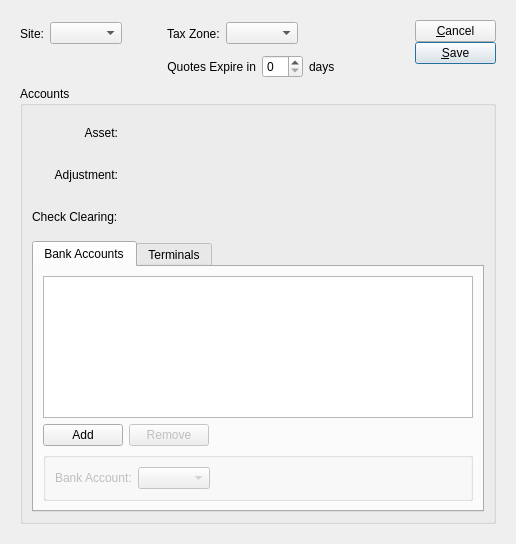
<?xml version="1.0" encoding="UTF-8"?>
<ui version="4.0">
 <class>retailSite</class>
 <widget class="QWidget" name="retailSite">
  <property name="geometry">
   <rect>
    <x>0</x>
    <y>0</y>
    <width>516</width>
    <height>544</height>
   </rect>
  </property>
  <property name="windowTitle">
   <string>Retail Site</string>
  </property>
  <layout class="QGridLayout" name="gridLayout_4">
   <item row="0" column="0">
    <widget class="Screen" name="_retailSite">
     <property name="schemaName">
      <string>xtpos</string>
     </property>
     <property name="tableName">
      <string>api_retailsite</string>
     </property>
     <layout class="QGridLayout" name="gridLayout_6">
      <item row="0" column="0">
       <layout class="QHBoxLayout" name="horizontalLayout_5">
        <item>
         <layout class="QGridLayout" name="gridLayout">
          <item row="0" column="0">
           <widget class="QLabel" name="_siteLit">
            <property name="text">
             <string>Site:</string>
            </property>
            <property name="alignment">
             <set>Qt::AlignRight|Qt::AlignTrailing|Qt::AlignVCenter</set>
            </property>
           </widget>
          </item>
          <item row="0" column="1">
           <layout class="QHBoxLayout" name="horizontalLayout">
            <item>
             <widget class="WComboBox" name="_site">
              <property name="allowNull">
               <bool>true</bool>
              </property>
              <property name="fieldName">
               <string>site</string>
              </property>
              <property name="type">
               <enum>WComboBox::Sold</enum>
              </property>
             </widget>
            </item>
            <item>
             <spacer>
              <property name="orientation">
               <enum>Qt::Horizontal</enum>
              </property>
              <property name="sizeHint" stdset="0">
               <size>
                <width>39</width>
                <height>27</height>
               </size>
              </property>
             </spacer>
            </item>
           </layout>
          </item>
          <item row="0" column="2">
           <layout class="QHBoxLayout" name="horizontalLayout_4">
            <item>
             <widget class="XLabel" name="xlabel">
              <property name="text">
               <string>Tax Zone:</string>
              </property>
             </widget>
            </item>
            <item>
             <layout class="QHBoxLayout" name="horizontalLayout_3">
              <item>
               <widget class="XComboBox" name="_taxzone">
                <property name="allowNull">
                 <bool>true</bool>
                </property>
                <property name="type">
                 <enum>XComboBox::TaxZones</enum>
                </property>
                <property name="fieldName">
                 <string>tax_zone</string>
                </property>
               </widget>
              </item>
              <item>
               <spacer>
                <property name="orientation">
                 <enum>Qt::Horizontal</enum>
                </property>
                <property name="sizeHint" stdset="0">
                 <size>
                  <width>26</width>
                  <height>18</height>
                 </size>
                </property>
               </spacer>
              </item>
             </layout>
            </item>
           </layout>
          </item>
          <item row="1" column="2">
           <layout class="QHBoxLayout" name="horizontalLayout_2">
            <item>
             <widget class="QLabel" name="_expireLit">
              <property name="text">
               <string>Quotes Expire in</string>
              </property>
              <property name="alignment">
               <set>Qt::AlignRight|Qt::AlignTrailing|Qt::AlignVCenter</set>
              </property>
             </widget>
            </item>
            <item>
             <widget class="XSpinBox" name="_expire">
              <property name="fieldName">
               <string>quote_days</string>
              </property>
              <property name="defaultValue">
               <string>30</string>
              </property>
             </widget>
            </item>
            <item>
             <widget class="QLabel" name="_daysLit">
              <property name="text">
               <string>days</string>
              </property>
             </widget>
            </item>
           </layout>
          </item>
         </layout>
        </item>
        <item>
         <spacer name="horizontalSpacer_2">
          <property name="orientation">
           <enum>Qt::Horizontal</enum>
          </property>
          <property name="sizeHint" stdset="0">
           <size>
            <width>18</width>
            <height>20</height>
           </size>
          </property>
         </spacer>
        </item>
        <item>
         <layout class="QVBoxLayout" name="_2">
          <property name="spacing">
           <number>0</number>
          </property>
          <item>
           <widget class="QPushButton" name="_cancel">
            <property name="text">
             <string>&amp;Cancel</string>
            </property>
           </widget>
          </item>
          <item>
           <widget class="QPushButton" name="_save">
            <property name="text">
             <string>&amp;Save</string>
            </property>
            <property name="autoDefault">
             <bool>true</bool>
            </property>
            <property name="default">
             <bool>true</bool>
            </property>
           </widget>
          </item>
          <item>
           <spacer>
            <property name="orientation">
             <enum>Qt::Vertical</enum>
            </property>
            <property name="sizeType">
             <enum>QSizePolicy::Expanding</enum>
            </property>
            <property name="sizeHint" stdset="0">
             <size>
              <width>81</width>
              <height>16</height>
             </size>
            </property>
           </spacer>
          </item>
         </layout>
        </item>
       </layout>
      </item>
      <item row="1" column="0">
       <widget class="QGroupBox" name="_accountGroup">
        <property name="sizePolicy">
         <sizepolicy hsizetype="Preferred" vsizetype="Preferred">
          <horstretch>0</horstretch>
          <verstretch>1</verstretch>
         </sizepolicy>
        </property>
        <property name="title">
         <string>Accounts</string>
        </property>
        <layout class="QGridLayout" name="_3">
         <item row="0" column="0">
          <widget class="QLabel" name="_assetLit">
           <property name="text">
            <string>Asset:</string>
           </property>
           <property name="alignment">
            <set>Qt::AlignRight|Qt::AlignTrailing|Qt::AlignVCenter</set>
           </property>
          </widget>
         </item>
         <item row="0" column="1">
          <widget class="GLCluster" name="_asset">
           <property name="fieldName">
            <string>asset</string>
           </property>
          </widget>
         </item>
         <item row="0" column="2">
          <spacer>
           <property name="orientation">
            <enum>Qt::Horizontal</enum>
           </property>
           <property name="sizeHint" stdset="0">
            <size>
             <width>40</width>
             <height>36</height>
            </size>
           </property>
          </spacer>
         </item>
         <item row="1" column="0">
          <widget class="QLabel" name="_adjustLit">
           <property name="text">
            <string>Adjustment:</string>
           </property>
           <property name="alignment">
            <set>Qt::AlignRight|Qt::AlignTrailing|Qt::AlignVCenter</set>
           </property>
          </widget>
         </item>
         <item row="1" column="1">
          <widget class="GLCluster" name="_adjust">
           <property name="fieldName">
            <string>adjustment</string>
           </property>
          </widget>
         </item>
         <item row="1" column="2">
          <spacer>
           <property name="orientation">
            <enum>Qt::Horizontal</enum>
           </property>
           <property name="sizeHint" stdset="0">
            <size>
             <width>40</width>
             <height>36</height>
            </size>
           </property>
          </spacer>
         </item>
         <item row="2" column="0">
          <widget class="QLabel" name="_checkClearingLit">
           <property name="text">
            <string>Check Clearing:</string>
           </property>
          </widget>
         </item>
         <item row="2" column="1">
          <widget class="GLCluster" name="_checkClearing">
           <property name="fieldName">
            <string>check_clearing</string>
           </property>
          </widget>
         </item>
         <item row="2" column="2">
          <spacer>
           <property name="orientation">
            <enum>Qt::Horizontal</enum>
           </property>
           <property name="sizeHint" stdset="0">
            <size>
             <width>40</width>
             <height>36</height>
            </size>
           </property>
          </spacer>
         </item>
         <item row="3" column="0" colspan="3">
          <widget class="QTabWidget" name="_tab">
           <property name="currentIndex">
            <number>0</number>
           </property>
           <widget class="QWidget" name="_bnkacctTab">
            <attribute name="title">
             <string>Bank Accounts</string>
            </attribute>
            <layout class="QGridLayout" name="gridLayout_5">
             <item row="0" column="0">
              <widget class="XTreeView" name="_bnkaccts">
               <property name="sizePolicy">
                <sizepolicy hsizetype="Expanding" vsizetype="Expanding">
                 <horstretch>0</horstretch>
                 <verstretch>0</verstretch>
                </sizepolicy>
               </property>
               <property name="editTriggers">
                <set>QAbstractItemView::NoEditTriggers</set>
               </property>
               <property name="alternatingRowColors">
                <bool>false</bool>
               </property>
               <property name="schemaName">
                <string>xtpos</string>
               </property>
               <property name="tableName">
                <string>api_retailsitebankaccnt</string>
               </property>
               <property name="primaryKeyCoulmns" stdset="0">
                <number>2</number>
               </property>
              </widget>
             </item>
             <item row="1" column="0">
              <layout class="QHBoxLayout" name="_4">
               <item>
                <widget class="QPushButton" name="_insertBankAcct">
                 <property name="text">
                  <string>Add</string>
                 </property>
                </widget>
               </item>
               <item>
                <widget class="QPushButton" name="_removeBankAcct">
                 <property name="enabled">
                  <bool>false</bool>
                 </property>
                 <property name="text">
                  <string>Remove</string>
                 </property>
                </widget>
               </item>
               <item>
                <spacer>
                 <property name="orientation">
                  <enum>Qt::Horizontal</enum>
                 </property>
                 <property name="sizeHint" stdset="0">
                  <size>
                   <width>40</width>
                   <height>20</height>
                  </size>
                 </property>
                </spacer>
               </item>
              </layout>
             </item>
             <item row="2" column="0">
              <widget class="Screen" name="_bnkacct">
               <property name="primaryKeyColumns">
                <number>2</number>
               </property>
               <layout class="QGridLayout" name="gridLayout_3">
                <property name="margin">
                 <number>0</number>
                </property>
                <item row="0" column="0">
                 <widget class="QGroupBox" name="_bnkacctGroup">
                  <property name="enabled">
                   <bool>false</bool>
                  </property>
                  <property name="title">
                   <string/>
                  </property>
                  <layout class="QGridLayout" name="gridLayout_2">
                   <item row="0" column="0">
                    <widget class="QLabel" name="_bnkacctNameLit">
                     <property name="text">
                      <string>Bank Account:</string>
                     </property>
                    </widget>
                   </item>
                   <item row="0" column="1">
                    <widget class="XComboBox" name="_bnkacctName">
                     <property name="allowNull">
                      <bool>true</bool>
                     </property>
                     <property name="nullStr">
                      <string>[ select a bank account ]</string>
                     </property>
                     <property name="type">
                      <enum>XComboBox::ARBankAccounts</enum>
                     </property>
                     <property name="defaultCode">
                      <enum>XComboBox::First</enum>
                     </property>
                     <property name="fieldName">
                      <string>bank_account</string>
                     </property>
                    </widget>
                   </item>
                   <item row="0" column="2">
                    <spacer name="horizontalSpacer">
                     <property name="orientation">
                      <enum>Qt::Horizontal</enum>
                     </property>
                     <property name="sizeHint" stdset="0">
                      <size>
                       <width>40</width>
                       <height>20</height>
                      </size>
                     </property>
                    </spacer>
                   </item>
                  </layout>
                 </widget>
                </item>
               </layout>
              </widget>
             </item>
            </layout>
           </widget>
           <widget class="QWidget" name="_terminalTab">
            <attribute name="title">
             <string>Terminals</string>
            </attribute>
            <layout class="QGridLayout" name="_5">
             <item row="0" column="0">
              <widget class="XTreeView" name="_terminals">
               <property name="editTriggers">
                <set>QAbstractItemView::AllEditTriggers</set>
               </property>
               <property name="alternatingRowColors">
                <bool>false</bool>
               </property>
               <property name="selectionBehavior">
                <enum>QAbstractItemView::SelectRows</enum>
               </property>
               <property name="schemaName">
                <string>xtpos</string>
               </property>
               <property name="tableName">
                <string>api_retailsiteterminal</string>
               </property>
               <property name="primaryKeyCoulmns" stdset="0">
                <number>2</number>
               </property>
              </widget>
             </item>
             <item row="1" column="0">
              <layout class="QHBoxLayout" name="_6">
               <item>
                <widget class="QPushButton" name="_insertTerminal">
                 <property name="text">
                  <string>Add</string>
                 </property>
                </widget>
               </item>
               <item>
                <widget class="QPushButton" name="_removeTerminal">
                 <property name="enabled">
                  <bool>false</bool>
                 </property>
                 <property name="text">
                  <string>Remove</string>
                 </property>
                </widget>
               </item>
               <item>
                <spacer>
                 <property name="orientation">
                  <enum>Qt::Horizontal</enum>
                 </property>
                 <property name="sizeHint" stdset="0">
                  <size>
                   <width>421</width>
                   <height>20</height>
                  </size>
                 </property>
                </spacer>
               </item>
              </layout>
             </item>
            </layout>
           </widget>
          </widget>
         </item>
        </layout>
       </widget>
      </item>
     </layout>
    </widget>
   </item>
  </layout>
 </widget>
 <customwidgets>
  <customwidget>
   <class>GLCluster</class>
   <extends>QWidget</extends>
   <header>glcluster.h</header>
  </customwidget>
  <customwidget>
   <class>Screen</class>
   <extends>QWidget</extends>
   <header>screen.h</header>
   <container>1</container>
  </customwidget>
  <customwidget>
   <class>WComboBox</class>
   <extends>XComboBox</extends>
   <header>wcombobox.h</header>
  </customwidget>
  <customwidget>
   <class>XComboBox</class>
   <extends>QComboBox</extends>
   <header>xcombobox.h</header>
  </customwidget>
  <customwidget>
   <class>XLabel</class>
   <extends>QLabel</extends>
   <header>xlabel.h</header>
  </customwidget>
  <customwidget>
   <class>XSpinBox</class>
   <extends>QSpinBox</extends>
   <header>xspinbox.h</header>
  </customwidget>
  <customwidget>
   <class>XTreeView</class>
   <extends>QTreeView</extends>
   <header>xtreeview.h</header>
  </customwidget>
 </customwidgets>
 <resources/>
 <connections>
  <connection>
   <sender>_bnkaccts</sender>
   <signal>valid(bool)</signal>
   <receiver>_removeBankAcct</receiver>
   <slot>setEnabled(bool)</slot>
   <hints>
    <hint type="sourcelabel">
     <x>257</x>
     <y>340</y>
    </hint>
    <hint type="destinationlabel">
     <x>176</x>
     <y>404</y>
    </hint>
   </hints>
  </connection>
  <connection>
   <sender>_bnkaccts</sender>
   <signal>valid(bool)</signal>
   <receiver>_bnkacctGroup</receiver>
   <slot>setEnabled(bool)</slot>
   <hints>
    <hint type="sourcelabel">
     <x>257</x>
     <y>340</y>
    </hint>
    <hint type="destinationlabel">
     <x>257</x>
     <y>456</y>
    </hint>
   </hints>
  </connection>
  <connection>
   <sender>_bnkaccts</sender>
   <signal>rowSelected(int)</signal>
   <receiver>_bnkacct</receiver>
   <slot>setCurrentIndex(int)</slot>
   <hints>
    <hint type="sourcelabel">
     <x>257</x>
     <y>340</y>
    </hint>
    <hint type="destinationlabel">
     <x>257</x>
     <y>456</y>
    </hint>
   </hints>
  </connection>
  <connection>
   <sender>_bnkaccts</sender>
   <signal>newModel(XSqlTableModel*)</signal>
   <receiver>_bnkacct</receiver>
   <slot>setDataWidgetMapper(XSqlTableModel*)</slot>
   <hints>
    <hint type="sourcelabel">
     <x>257</x>
     <y>340</y>
    </hint>
    <hint type="destinationlabel">
     <x>257</x>
     <y>456</y>
    </hint>
   </hints>
  </connection>
  <connection>
   <sender>_bnkacct</sender>
   <signal>newDataWidgetMapper(XDataWidgetMapper*)</signal>
   <receiver>_bnkacctName</receiver>
   <slot>setDataWidgetMap(XDataWidgetMapper*)</slot>
   <hints>
    <hint type="sourcelabel">
     <x>257</x>
     <y>456</y>
    </hint>
    <hint type="destinationlabel">
     <x>269</x>
     <y>456</y>
    </hint>
   </hints>
  </connection>
  <connection>
   <sender>_insertBankAcct</sender>
   <signal>clicked()</signal>
   <receiver>_bnkaccts</receiver>
   <slot>insert()</slot>
   <hints>
    <hint type="sourcelabel">
     <x>95</x>
     <y>404</y>
    </hint>
    <hint type="destinationlabel">
     <x>257</x>
     <y>340</y>
    </hint>
   </hints>
  </connection>
  <connection>
   <sender>_insertBankAcct</sender>
   <signal>clicked()</signal>
   <receiver>_bnkacct</receiver>
   <slot>clear()</slot>
   <hints>
    <hint type="sourcelabel">
     <x>95</x>
     <y>404</y>
    </hint>
    <hint type="destinationlabel">
     <x>257</x>
     <y>456</y>
    </hint>
   </hints>
  </connection>
  <connection>
   <sender>_insertTerminal</sender>
   <signal>clicked()</signal>
   <receiver>_terminals</receiver>
   <slot>insert()</slot>
   <hints>
    <hint type="sourcelabel">
     <x>95</x>
     <y>465</y>
    </hint>
    <hint type="destinationlabel">
     <x>257</x>
     <y>371</y>
    </hint>
   </hints>
  </connection>
  <connection>
   <sender>_removeBankAcct</sender>
   <signal>clicked()</signal>
   <receiver>_bnkaccts</receiver>
   <slot>removeSelected()</slot>
   <hints>
    <hint type="sourcelabel">
     <x>176</x>
     <y>404</y>
    </hint>
    <hint type="destinationlabel">
     <x>257</x>
     <y>340</y>
    </hint>
   </hints>
  </connection>
  <connection>
   <sender>_removeBankAcct</sender>
   <signal>clicked()</signal>
   <receiver>_bnkacct</receiver>
   <slot>clear()</slot>
   <hints>
    <hint type="sourcelabel">
     <x>176</x>
     <y>404</y>
    </hint>
    <hint type="destinationlabel">
     <x>257</x>
     <y>456</y>
    </hint>
   </hints>
  </connection>
  <connection>
   <sender>_removeTerminal</sender>
   <signal>clicked()</signal>
   <receiver>_terminals</receiver>
   <slot>removeSelected()</slot>
   <hints>
    <hint type="sourcelabel">
     <x>176</x>
     <y>465</y>
    </hint>
    <hint type="destinationlabel">
     <x>257</x>
     <y>371</y>
    </hint>
   </hints>
  </connection>
  <connection>
   <sender>_retailSite</sender>
   <signal>newDataWidgetMapper(XDataWidgetMapper*)</signal>
   <receiver>_asset</receiver>
   <slot>setDataWidgetMap(XDataWidgetMapper*)</slot>
   <hints>
    <hint type="sourcelabel">
     <x>257</x>
     <y>271</y>
    </hint>
    <hint type="destinationlabel">
     <x>270</x>
     <y>144</y>
    </hint>
   </hints>
  </connection>
  <connection>
   <sender>_retailSite</sender>
   <signal>newDataWidgetMapper(XDataWidgetMapper*)</signal>
   <receiver>_adjust</receiver>
   <slot>setDataWidgetMap(XDataWidgetMapper*)</slot>
   <hints>
    <hint type="sourcelabel">
     <x>257</x>
     <y>271</y>
    </hint>
    <hint type="destinationlabel">
     <x>270</x>
     <y>190</y>
    </hint>
   </hints>
  </connection>
  <connection>
   <sender>_retailSite</sender>
   <signal>newDataWidgetMapper(XDataWidgetMapper*)</signal>
   <receiver>_checkClearing</receiver>
   <slot>setDataWidgetMap(XDataWidgetMapper*)</slot>
   <hints>
    <hint type="sourcelabel">
     <x>257</x>
     <y>271</y>
    </hint>
    <hint type="destinationlabel">
     <x>270</x>
     <y>236</y>
    </hint>
   </hints>
  </connection>
  <connection>
   <sender>_retailSite</sender>
   <signal>newDataWidgetMapper(XDataWidgetMapper*)</signal>
   <receiver>_terminals</receiver>
   <slot>setDataWidgetMap(XDataWidgetMapper*)</slot>
   <hints>
    <hint type="sourcelabel">
     <x>257</x>
     <y>271</y>
    </hint>
    <hint type="destinationlabel">
     <x>257</x>
     <y>371</y>
    </hint>
   </hints>
  </connection>
  <connection>
   <sender>_retailSite</sender>
   <signal>newDataWidgetMapper(XDataWidgetMapper*)</signal>
   <receiver>_site</receiver>
   <slot>setDataWidgetMap(XDataWidgetMapper*)</slot>
   <hints>
    <hint type="sourcelabel">
     <x>257</x>
     <y>271</y>
    </hint>
    <hint type="destinationlabel">
     <x>102</x>
     <y>41</y>
    </hint>
   </hints>
  </connection>
  <connection>
   <sender>_retailSite</sender>
   <signal>newDataWidgetMapper(XDataWidgetMapper*)</signal>
   <receiver>_bnkaccts</receiver>
   <slot>setDataWidgetMap(XDataWidgetMapper*)</slot>
   <hints>
    <hint type="sourcelabel">
     <x>257</x>
     <y>271</y>
    </hint>
    <hint type="destinationlabel">
     <x>257</x>
     <y>340</y>
    </hint>
   </hints>
  </connection>
  <connection>
   <sender>_retailSite</sender>
   <signal>newDataWidgetMapper(XDataWidgetMapper*)</signal>
   <receiver>_expire</receiver>
   <slot>setDataWidgetMap(XDataWidgetMapper*)</slot>
   <hints>
    <hint type="sourcelabel">
     <x>257</x>
     <y>271</y>
    </hint>
    <hint type="destinationlabel">
     <x>305</x>
     <y>82</y>
    </hint>
   </hints>
  </connection>
  <connection>
   <sender>_retailSite</sender>
   <signal>newDataWidgetMapper(XDataWidgetMapper*)</signal>
   <receiver>_taxzone</receiver>
   <slot>setDataWidgetMap(XDataWidgetMapper*)</slot>
   <hints>
    <hint type="sourcelabel">
     <x>257</x>
     <y>271</y>
    </hint>
    <hint type="destinationlabel">
     <x>265</x>
     <y>41</y>
    </hint>
   </hints>
  </connection>
  <connection>
   <sender>_retailSite</sender>
   <signal>reverted(int)</signal>
   <receiver>_bnkaccts</receiver>
   <slot>revertAll()</slot>
   <hints>
    <hint type="sourcelabel">
     <x>257</x>
     <y>271</y>
    </hint>
    <hint type="destinationlabel">
     <x>257</x>
     <y>340</y>
    </hint>
   </hints>
  </connection>
  <connection>
   <sender>_retailSite</sender>
   <signal>reverted(int)</signal>
   <receiver>_terminals</receiver>
   <slot>revertAll()</slot>
   <hints>
    <hint type="sourcelabel">
     <x>257</x>
     <y>271</y>
    </hint>
    <hint type="destinationlabel">
     <x>257</x>
     <y>371</y>
    </hint>
   </hints>
  </connection>
  <connection>
   <sender>_terminals</sender>
   <signal>valid(bool)</signal>
   <receiver>_removeTerminal</receiver>
   <slot>setEnabled(bool)</slot>
   <hints>
    <hint type="sourcelabel">
     <x>257</x>
     <y>371</y>
    </hint>
    <hint type="destinationlabel">
     <x>176</x>
     <y>465</y>
    </hint>
   </hints>
  </connection>
 </connections>
</ui>
